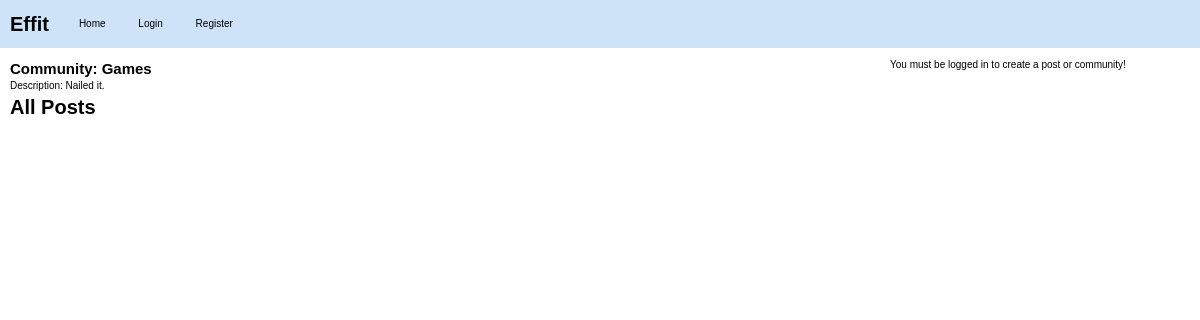
Before: /c/Games with the older database file.
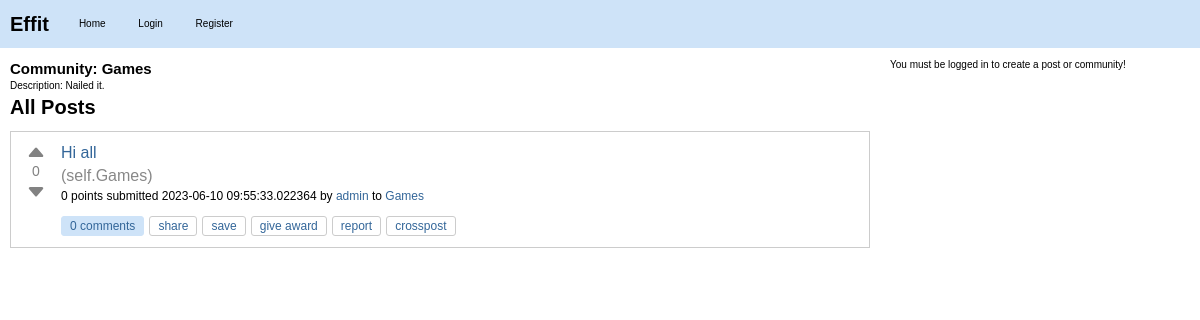
After: the same page with the newer database file.
### effit.py (models this page shows)
class Community(db.Model):
    id = db.Column(db.Integer, primary_key=True)
    name = db.Column(db.String(80), unique=True, nullable=False)
    description = db.Column(db.String(200))
    creator_id = db.Column(db.Integer, db.ForeignKey("user.id"))
    creator = db.relationship(
        "User", backref=db.backref("created_communities", lazy=True)
    )
    posts = db.relationship("Post", backref="community", lazy=True)

class Post(db.Model):
    id = db.Column(db.Integer, primary_key=True)
    title = db.Column(db.String(120), nullable=False)
    content = db.Column(db.Text, nullable=False)
    user_id = db.Column(db.Integer, db.ForeignKey("user.id"), nullable=False)
    created_at = db.Column(db.DateTime, default=datetime.utcnow)
    community_id = db.Column(db.Integer, db.ForeignKey("community.id"), nullable=False)
    upvotes = db.Column(db.Integer, default=0)
    downvotes = db.Column(db.Integer, default=0)
    comments = db.relationship("Comment", backref="post", lazy=True)
    slug = db.Column(db.String(120), nullable=False)
    @property
    def score(self):
        return self.upvotes - self.downvotes

class User(db.Model):
    id = db.Column(db.Integer, primary_key=True)
    username = db.Column(db.String(80), unique=True, nullable=False)
    password = db.Column(db.String(120), nullable=False)
    posts = db.relationship("Post", backref="author", lazy=True)
    communities = db.relationship(
        "Community",
        secondary=community_members,
        backref=db.backref("members", lazy="dynamic"),
    )

### effit.py (the view)
@app.route("/c/<string:community_name>")
def community_posts(community_name):
    community = Community.query.filter_by(name=community_name).first()
    if community is None:
        return "Community not found!", 404
    posts = Post.query.filter_by(community_id=community.id).all()
    community_id = community.id
    print(community_id)
    return render_template(
        "community_posts.html",
        community=community,
        posts=posts,
        community_id=community_id,
    )

### templates/community_posts.html (shortened to what this page needs)
{% extends "layout.html" %}
{% block content %}
<div id="community-detail">
    <h2>Community: {{ community.name }}</h2>
    <p>Description: {{ community.description }}</p>
</div>
<div id="posts">
    <h2>All Posts</h2>
    {% for post in posts %}
    <div class="post-item" id="post-{{ post.id }}">
        <div class="post">
            <div class="vote">
                <button class="upvote" onclick="vote('{{ post.id }}', '{{ post.slug }}', '{{ post.community.name }}', 'upvote')">
                    <svg xmlns="http://www.w3.org/2000/svg" width="20" height="20" fill="currentColor" class="bi bi-caret-up-fill" viewBox="0 0 16 16">
                      <path d="M7.247 4.86l-4.796 5.481c-.646.74.037 1.659.877 1.659h9.392c.839 0 1.523-.92.877-1.659l-4.796-5.48a1 1 0 0 0-1.554 0z"/>
                    </svg>
                </button>
                <span class="score">{{ post.score }}</span>
                <button class="downvote" onclick="vote('{{ post.id }}', '{{ post.slug }}', '{{ post.community.name }}', 'downvote')">
                    <svg xmlns="http://www.w3.org/2000/svg" width="20" height="20" fill="currentColor" class="bi bi-caret-down-fill" viewBox="0 0 16 16">
                      <path d="M7.247 11.14l-4.796-5.481c-.646-.74.037-1.659.877-1.659h9.392c.839 0 1.523.92.877 1.659l-4.796 5.481a1 1 0 0 1-1.554 0z"/>
                    </svg>
                </button>
            </div>
            <div class="post-info">
                <h3><a class="title may-blank loggedin" href="{{ url_for('post_detail', community_name=post.community.name, post_slug=post.slug) }}">{{ post.title }}</a></h3>
                <span class="domain">(<a href="{{ url_for('community_posts', community_name=post.community.name) }}">self.{{ post.community.name }}</a>)</span>
                <p class="tagline">
                    <span>{{ post.score }} points</span>
                    submitted <time datetime="{{ post.created_at.isoformat() }}">{{ post.created_at }}</time>
                    by <a href="{{ url_for('user_posts', username=post.author.username) }}" class="author may-blank id-t2_d2kpf">{{ post.author.username }}</a>
                    to <a href="{{ url_for('community_posts', community_name=post.community.name) }}" class="subreddit hover may-blank">{{ post.community.name }}</a>
                </p>
                <ul class="flat-list buttons">
                    <li class="first">
                        <a href="{{ url_for('post_detail', community_name=post.community.name, post_slug=post.slug) }}" class="bylink comments may-blank" rel="nofollow">
                            {{ post.comments|length }} comments
                        </a>
                    </li>
                    <li class="share"><a class="post-sharing-button">share</a></li>
                    <li class="link-save-button save-button login-required"><a>save</a></li>
                    <li class="give-gold-button"><a href="#" class="give-gold login-required access-required gold-give-gold" rel="nofollow">give award</a></li>
                    <li class="report-button login-required"><a href="#" class="reportbtn access-required">report</a></li>
                    <li class="crosspost-button"><a class="post-crosspost-button">crosspost</a></li>
                </ul>
            </div>
        </div>
    </div>
    {% endfor %}
</div>
{% endblock %}

### templates/layout.html (shortened to what this page needs)
<!DOCTYPE html>
<html lang="en">
<head>
    <link rel="stylesheet" type="text/css" href="{{ url_for('static', filename='styles.css') }}">
    <link rel="stylesheet" href="https://cdn.jsdelivr.net/npm/simplemde@1.11.2/dist/simplemde.min.css">
</head>
<body>
    <nav>
        <a href="{{ url_for('index') }}" class="logo">Effit</a>
        <ul>
            <li><a href="{{ url_for('index') }}">Home</a></li>
            {% if 'username' not in session %}
                <li><a href="{{ url_for('login') }}">Login</a></li>
                <li><a href="{{ url_for('register') }}">Register</a></li>
            {% else %}
                <li><a href="{{ url_for('logout') }}">Logout</a></li>
            {% endif %}
        </ul>
    </nav>
    <main>
        <div id="container">
            <div id="content">
                {% block content %}
                {% endblock %}
            </div>
            <div id="sidebar">
                {% if 'username' in session %}
                <div class="create-form">
                    <h2>Create a Community</h2>
                    <form action="/create_community" method="post">
                        <label for="name">Name:</label><br>
                        <input type="text" id="name" name="name" value="{{ request.form.name | escape }}"><br>
                        <label for="description">Description:</label><br>
                        <textarea id="description" name="description">{{ request.form.description | escape }}</textarea><br>
                        <input type="submit" value="Create">
                    </form>
                </div>
                <div class="create-form">
                    <form action="{{ url_for('create_post') }}" method="post">
                    {% if community_id %}
                    <input type="hidden" name="community_id" value="{{ community_id }}">
                    {% else %}
                    <input type="hidden" name="community_id" value="{{ default_community_id }}">
                    {% endif %}
                    <input type="submit" value="Create Post">
                    </form>
                </div>
                {% else %}
                <p>You must be logged in to create a post or community!</p>
                {% endif %}
            </div>
        </div>
    </main>
</body>
</html>

### static/styles.css (style rules this page uses)
body, ul, ol, li, p, h1, h2, h3, h4, h5, h6, form, fieldset, input, textarea, button { margin: 0; padding: 0; border: 0; }
body { background-color: #ffffff; color: #000000; font: normal x-small verdana,arial,helvetica,sans-serif; font-style: normal; font-variant-caps: normal; font-weight: normal; font-stretch: normal; font-size: x-small; line-height: normal; font-family: verdana, arial, helvetica, sans-serif; font-size-adjust: none; font-kerning: auto; font-optical-sizing: auto; font-variant-alternates: normal; font-variant-east-asian: normal; font-variant-emoji: ; font-variant-ligatures: normal; font-variant-numeric: normal; font-variant-position: normal; font-language-override: normal; font-feature-settings: normal; font-variation-settings: normal; line-height: 1.4; }
.post, .comment { background-color: #ffffff; margin-bottom: 10px; padding: 10px; border: 1px solid #cccccc; font-size: medium; font-family: Arial,sans-serif; display: flex; align-items: start; }
.post h3, .comment h3 { margin: 0; font-size: 16px; line-height: 1.4; }
.post h3 a, .comment h3 a { color: #336699; text-decoration: none; }
h1, h2, h3, h4, h5, h6 { color: #000000; }
a { color: #336699; text-decoration: none; }
#container { display: flex; }
#sidebar { flex: 0 0 300px; order: 2; }
#content { flex: 1; margin-right: 20px; order: 1; }
nav { background-color: #cee3f8; padding: 10px 0; display: flex; align-items: center; }
nav .logo { font-weight: bold; font-size: 20px; color: #000000; text-decoration: none; margin-right: 20px; margin-left: 10px; }
nav ul { list-style: none; padding: 0; margin: 0; }
nav ul li { display: inline-block; margin-right: 10px; }
nav ul li a { color: #000000; text-decoration: none; padding: 5px 10px; }
main { padding: 10px; }
#posts { margin-bottom: 20px; }
#posts h2 { font-size: 20px; margin-bottom: 10px; }
.post .title { font-size: medium; font-weight: normal; margin-bottom: 1px; margin-bottom: 5px; }
.domain { color: #888; display: inline; overflow: hidden; white-space: nowrap; text-overflow: ellipsis; vertical-align: middle; max-width: 19em; }
.domain a { color: #888; display: inline-block; overflow: hidden; white-space: nowrap; text-overflow: ellipsis; vertical-align: middle; max-width: 19em; text-decoration: none; }
.post p { margin-bottom: 10px; font-size: medium; font-family: Segoe,"PT Sans",Arial,sans-serif; }
.post .tagline { font-size: 12px; }
.flat-list.buttons { list-style: none; margin: 0; padding: 0; display: flex; align-items: center; }
.flat-list.buttons li { display: inline-block; margin-right: 5px; }
.flat-list.buttons li a { display: inline-block; padding: 3px 8px; font-size: 12px; line-height: 1; color: #336699; text-decoration: none; background-color: transparent; border: 1px solid #cccccc; border-radius: 3px; transition: background-color 0.2s ease; }
.flat-list.buttons .comments { padding: 3px 8px; background-color: #cee3f8; color: #336699; border: 1px solid #cee3f8; border-radius: 3px; }
.flat-list.buttons .save-button, .flat-list.buttons .give-gold-button, .flat-list.buttons .report-button, .flat-list.buttons .crosspost-button { background-color: #ffffff; }
.flat-list.buttons .login-required { cursor: pointer; }
.vote { display: flex; flex-direction: column; align-items: center; justify-content: center; width: 30px; margin-right: 10px; }
.upvote, .downvote { height: 20px; border: none; background: none; color: #828282; cursor: pointer; font-size: 20px; line-height: 1; }
.score { font-size: 14px; color: #828282; }

Changed rows visible on the page:
added Post: score "0", title "Hi all", community.name "Games", created_at "2023-06-10 09:55:33.022364", author.username "admin", comments|length "0"
